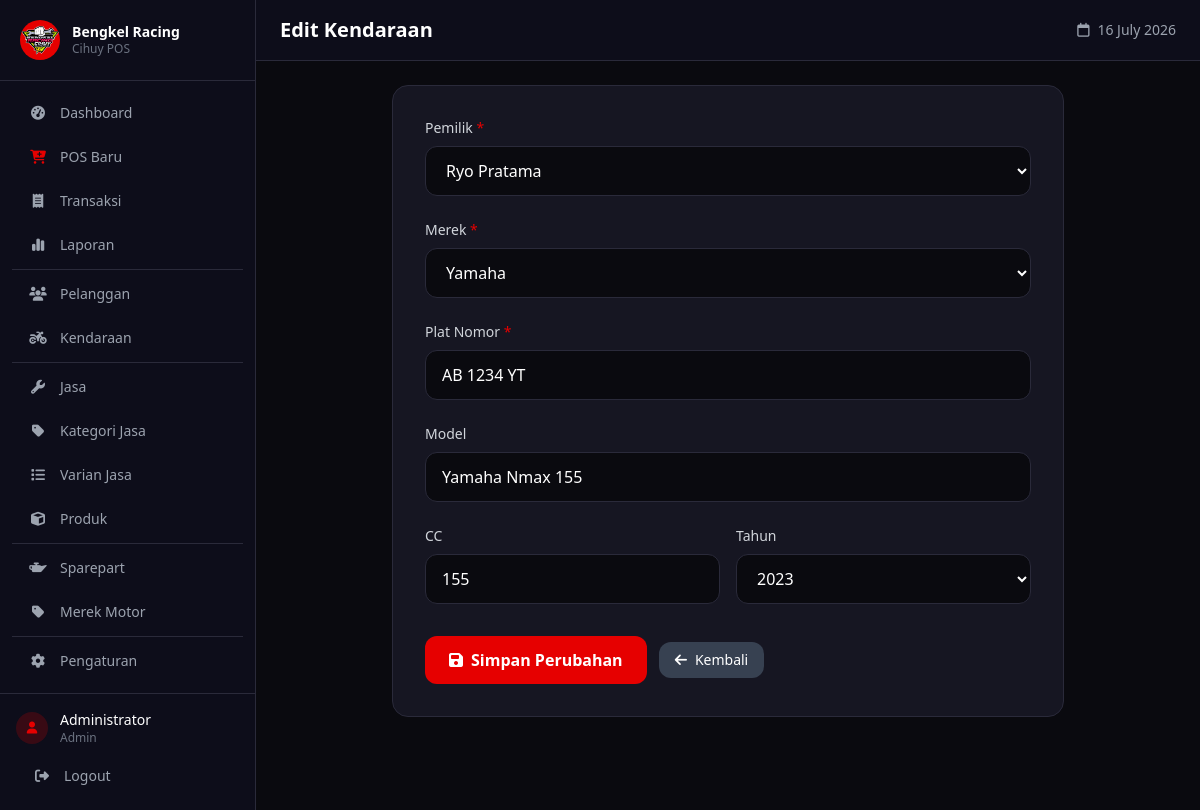
Page /pages/kendaraan/edit.php?id=2 (signed in) on the committed database.
### tables this page shows
CREATE TABLE kendaraan (
    id INT AUTO_INCREMENT PRIMARY KEY,
    id_pelanggan INT NOT NULL,
    id_merek INT NOT NULL,
    plat_no VARCHAR(20),
    model VARCHAR(100),
    cc INT NOT NULL,
    tahun YEAR,
    FOREIGN KEY (id_pelanggan) REFERENCES pelanggan(id) ON DELETE CASCADE,
    FOREIGN KEY (id_merek) REFERENCES merek(id)
);

CREATE TABLE pelanggan (
    id INT AUTO_INCREMENT PRIMARY KEY,
    nama VARCHAR(100) NOT NULL,
    no_telp VARCHAR(20),
    alamat TEXT
);

CREATE TABLE merek (
    id INT AUTO_INCREMENT PRIMARY KEY,
    nama VARCHAR(50) NOT NULL UNIQUE
);

### pages/kendaraan/edit.php (the view, shortened to what this page needs)
<?php
require_once '../../config/database.php';
$id = $_GET['id'] ?? 0;
$stmt = $conn->prepare("SELECT * FROM kendaraan WHERE id = ?");
$stmt->bind_param('i', $id);
$stmt->execute();
$result = $stmt->get_result();
$kendaraan = $result->fetch_assoc();
$pelanggan = $conn->query("SELECT id, nama FROM pelanggan ORDER BY nama ASC");
$merek = $conn->query("SELECT id, nama FROM merek ORDER BY nama ASC");
include '../../layout/header.php';
include '../../layout/sidebar.php';
?>
<div class="flex-1 flex flex-col w-full min-w-0">
    <header class="bg-[#0d0d1a] border-b border-[#2a2a3a] px-4 md:px-6 py-4 pl-16 md:pl-6">
        <div class="flex items-center justify-between">
            <h2 class="text-xl font-bold text-white">Edit Kendaraan</h2>
            <span class="text-gray-400 text-sm">
                <i class="far fa-calendar mr-2"></i><?= date('d F Y') ?>
            </span>
        </div>
    </header>
    <main class="flex-1 p-4 md:p-6 overflow-y-auto">
        <div class="max-w-2xl mx-auto">
            <div class="bg-[#161622] rounded-2xl p-8 border border-[#2a2a3a]">
                <form method="POST">
                    <div class="space-y-6">
                        <div>
                            <label for="id_pelanggan" class="block text-gray-300 text-sm font-medium mb-2">Pemilik <span class="text-[#e60000]">*</span></label>
                            <select id="id_pelanggan" name="id_pelanggan"
                                class="w-full px-4 py-3 bg-[#0a0a0f] border border-[#2a2a3a] rounded-xl text-white placeholder-gray-500 focus:outline-none focus:border-[#e60000]"
                                required>
                                <?php while ($p = $pelanggan->fetch_assoc()): ?>
                                    <option value="<?= $p['id'] ?>" class="bg-[#161622]"
                                        <?= (($_POST['id_pelanggan'] ?? $kendaraan['id_pelanggan']) == $p['id']) ? 'selected' : '' ?>>
                                        <?= htmlspecialchars($p['nama']) ?>
                                    </option>
                                <?php endwhile; ?>
                            </select>
                        </div>
                        <div>
                            <label for="id_merek" class="block text-gray-300 text-sm font-medium mb-2">Merek <span class="text-[#e60000]">*</span></label>
                            <select id="id_merek" name="id_merek"
                                class="w-full px-4 py-3 bg-[#0a0a0f] border border-[#2a2a3a] rounded-xl text-white placeholder-gray-500 focus:outline-none focus:border-[#e60000]"
                                required>
                                <?php while ($m = $merek->fetch_assoc()): ?>
                                    <option value="<?= $m['id'] ?>" class="bg-[#161622]"
                                        <?= (($_POST['id_merek'] ?? $kendaraan['id_merek']) == $m['id']) ? 'selected' : '' ?>>
                                        <?= htmlspecialchars($m['nama']) ?>
                                    </option>
                                <?php endwhile; ?>
                            </select>
                        </div>
                        <div>
                            <label for="plat_no" class="block text-gray-300 text-sm font-medium mb-2">Plat Nomor <span class="text-[#e60000]">*</span></label>
                            <input type="text" id="plat_no" name="plat_no" value="<?= htmlspecialchars($_POST['plat_no'] ?? $kendaraan['plat_no']) ?>"
                                class="w-full px-4 py-3 bg-[#0a0a0f] border border-[#2a2a3a] rounded-xl text-white placeholder-gray-500 focus:outline-none focus:border-[#e60000]"
                                placeholder="Contoh: B 1234 ABC" required>
                        </div>
                        <div>
                            <label for="model" class="block text-gray-300 text-sm font-medium mb-2">Model</label>
                            <input type="text" id="model" name="model" value="<?= htmlspecialchars($_POST['model'] ?? $kendaraan['model']) ?>"
                                class="w-full px-4 py-3 bg-[#0a0a0f] border border-[#2a2a3a] rounded-xl text-white placeholder-gray-500 focus:outline-none focus:border-[#e60000]"
                                placeholder="Contoh: CBR 150R, NMAX, Satria F">
                        </div>
                        <div class="grid grid-cols-1 md:grid-cols-2 gap-4">
                            <div>
                                <label for="cc" class="block text-gray-300 text-sm font-medium mb-2">CC</label>
                                <input type="number" id="cc" name="cc" value="<?= htmlspecialchars($_POST['cc'] ?? $kendaraan['cc']) ?>"
                                    class="w-full px-4 py-3 bg-[#0a0a0f] border border-[#2a2a3a] rounded-xl text-white placeholder-gray-500 focus:outline-none focus:border-[#e60000]"
                                    placeholder="Contoh: 150">
                            </div>
                            <div>
                                <label for="tahun" class="block text-gray-300 text-sm font-medium mb-2">Tahun</label>
                                <select id="tahun" name="tahun"
                                    class="w-full px-4 py-3 bg-[#0a0a0f] border border-[#2a2a3a] rounded-xl text-white placeholder-gray-500 focus:outline-none focus:border-[#e60000]">
                                    <?php for ($th = date('Y'); $th >= 2000; $th--): ?>
                                        <option value="<?= $th ?>" class="bg-[#161622]"
                                            <?= (($_POST['tahun'] ?? $kendaraan['tahun']) == $th) ? 'selected' : '' ?>>
                                            <?= $th ?>
                                        </option>
                                    <?php endfor; ?>
                                </select>
                            </div>
                        </div>
                    </div>
                    <div class="flex items-center gap-3 mt-8">
                        <button type="submit"
                            class="px-6 py-3 bg-[#e60000] hover:bg-[#ffd700] text-white font-semibold rounded-xl transition-colors">
                            <i class="fas fa-save mr-2"></i>Simpan Perubahan
                        </button>
                        <a href="index.php"
                            class="px-4 py-2 bg-gray-700 hover:bg-gray-600 text-white rounded-xl text-sm transition-colors">
                            <i class="fas fa-arrow-left mr-2"></i>Kembali
                        </a>
                    </div>
                </form>
            </div>
        </div>
    </main>
</div>
<?php include '../../layout/footer.php'; ?>

### assets/css/style.css (style rules this page uses)
* { transition: background-color 0.2s, border-color 0.2s; }

### rows in the picture
kendaraan: id_pelanggan "Ryo Pratama", id_merek "Yamaha", plat_no "AB 1234 YT", model "Yamaha Nmax 155", cc "155", tahun "2023"

### other values in the picture
$item['label'] "Dashboard"
$item['label'] "POS Baru"
$item['label'] "Transaksi"
$item['label'] "Laporan"
$item['label'] "Pelanggan"
$item['label'] "Kendaraan"
$item['label'] "Jasa"
$item['label'] "Kategori Jasa"
$item['label'] "Varian Jasa"
$item['label'] "Produk"
$item['label'] "Sparepart"
$item['label'] "Merek Motor"
$item['label'] "Pengaturan"
$_SESSION['nama'] "Administrator"
$_SESSION['role'] "Admin"
